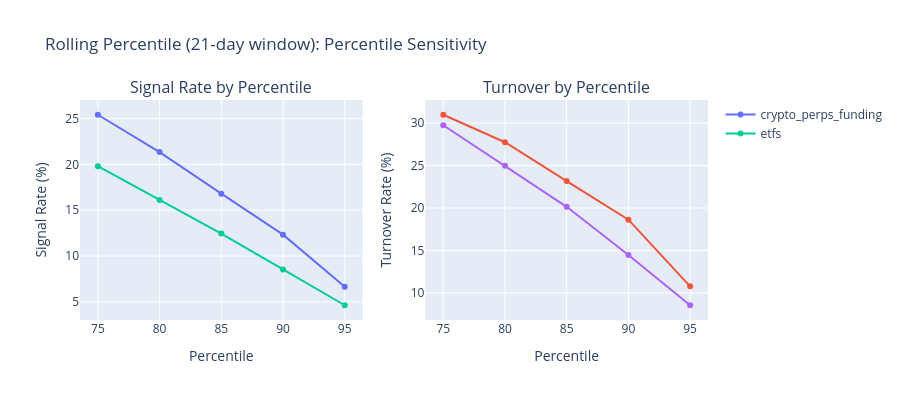

The notebook cell this image was saved under:
### Code cell
# Layout and display
fig.update_layout(
    title="Rolling Percentile (21-day window): Percentile Sensitivity",
    height=400,
)
fig.update_xaxes(title_text="Percentile", row=1, col=1)
fig.update_xaxes(title_text="Percentile", row=1, col=2)
fig.update_yaxes(title_text="Signal Rate (%)", row=1, col=1)
fig.update_yaxes(title_text="Turnover Rate (%)", row=1, col=2)
fig.show()

### Figure 1 — Plotly figure (JSON) as saved in the notebook; plotly's stock layout.template omitted (floating-point values rounded to 4 significant figures)
{"data": [{"mode": "lines+markers", "name": "crypto_perps_funding", "type": "scatter", "x": [75, 80, 85, 90, 95], "xaxis": "x", "y": [25.4, 21.34, 16.8, 12.33, 6.662], "yaxis": "y"}, {"mode": "lines+markers", "name": "crypto_perps_funding", "showlegend": false, "type": "scatter", "x": [75, 80, 85, 90, 95], "xaxis": "x2", "y": [30.98, 27.75, 23.18, 18.63, 10.78], "yaxis": "y2"}, {"mode": "lines+markers", "name": "etfs", "type": "scatter", "x": [75, 80, 85, 90, 95], "xaxis": "x", "y": [19.79, 16.11, 12.46, 8.548, 4.638], "yaxis": "y"}, {"mode": "lines+markers", "name": "etfs", "showlegend": false, "type": "scatter", "x": [75, 80, 85, 90, 95], "xaxis": "x2", "y": [29.75, 24.99, 20.14, 14.46, 8.547], "yaxis": "y2"}], "layout": {"annotations": [{"font": {"size": 16}, "showarrow": false, "text": "Signal Rate by Percentile", "x": 0.225, "xanchor": "center", "xref": "paper", "y": 1.0, "yanchor": "bottom", "yref": "paper"}, {"font": {"size": 16}, "showarrow": false, "text": "Turnover by Percentile", "x": 0.775, "xanchor": "center", "xref": "paper", "y": 1.0, "yanchor": "bottom", "yref": "paper"}], "height": 400, "title": {"text": "Rolling Percentile (21-day window): Percentile Sensitivity"}, "xaxis": {"anchor": "y", "domain": [0.0, 0.45], "title": {"text": "Percentile"}}, "xaxis2": {"anchor": "y2", "domain": [0.55, 1.0], "title": {"text": "Percentile"}}, "yaxis": {"anchor": "x", "domain": [0.0, 1.0], "title": {"text": "Signal Rate (%)"}}, "yaxis2": {"anchor": "x2", "domain": [0.0, 1.0], "title": {"text": "Turnover Rate (%)"}}}}
